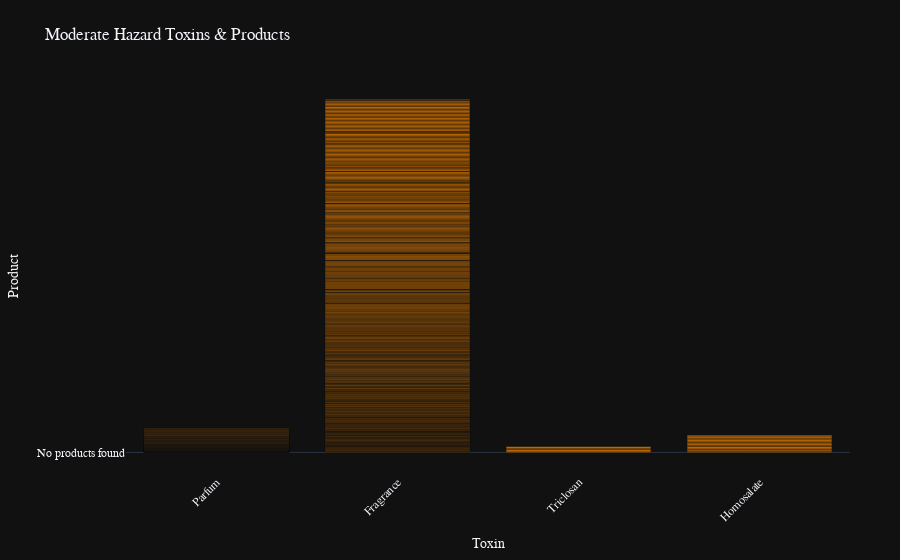

Here is the notebook cell this chart was saved with:
### Markdown cell above
# Moderate Hazard Interactive Chart

### Code cell
# low_df = df[df['Product'] != 'No products found']
layout = go.Layout(
    title='Moderate Hazard Toxins & Products',
    template='plotly_dark',
    xaxis=dict(title='Toxin', tickangle=-45, automargin=True),
    yaxis=dict(title='Product'),
    font=dict(family="Redaction"),
    margin=dict(l=50, r=50, t=80, b=50)
)

data = [
    go.Bar(
        x=mod_df['Toxin'],
        y=mod_df['Product'],
        marker=dict(color='#ff8a00')
    )
]

fig = go.Figure(data=data, layout=layout)

# fig.update_layout(width=800, height=600)

pio.show(fig)

pio.write_html(fig, file='../reports/dynamic_visuals/moderate_hazard_bar.html', auto_open=False)

### Figure 1 — Plotly figure (JSON) as saved in the notebook; plotly's stock layout.template omitted (floating-point values rounded to 4 significant figures; data arrays with more than 128 entries replaced by an {"elided": "..."} marker saying what was removed)
{"data": [{"marker": {"color": "#ff8a00"}, "type": "bar", "x": {"elided": "649 str values"}, "y": {"elided": "649 str values"}}], "layout": {"font": {"family": "Redaction"}, "margin": {"b": 50, "l": 50, "r": 50, "t": 80}, "title": {"text": "Moderate Hazard Toxins & Products"}, "xaxis": {"automargin": true, "tickangle": -45, "title": {"text": "Toxin"}}, "yaxis": {"title": {"text": "Product"}}}}
